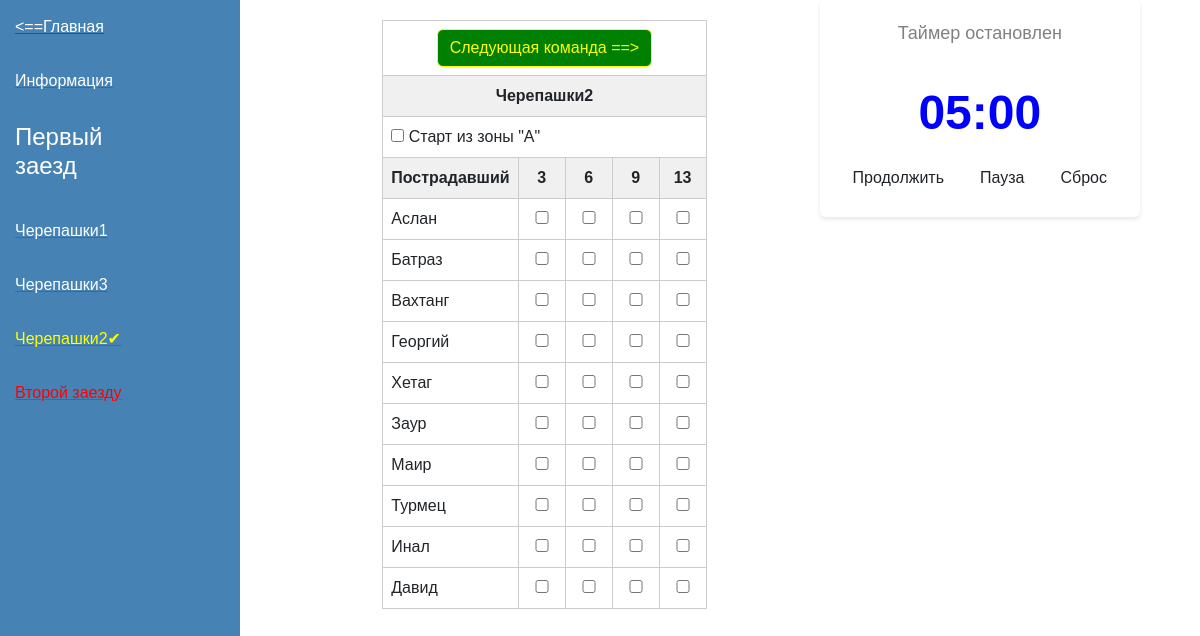
The page /timer/15/pilot/1/30 (signed in) on the database as committed earlier.
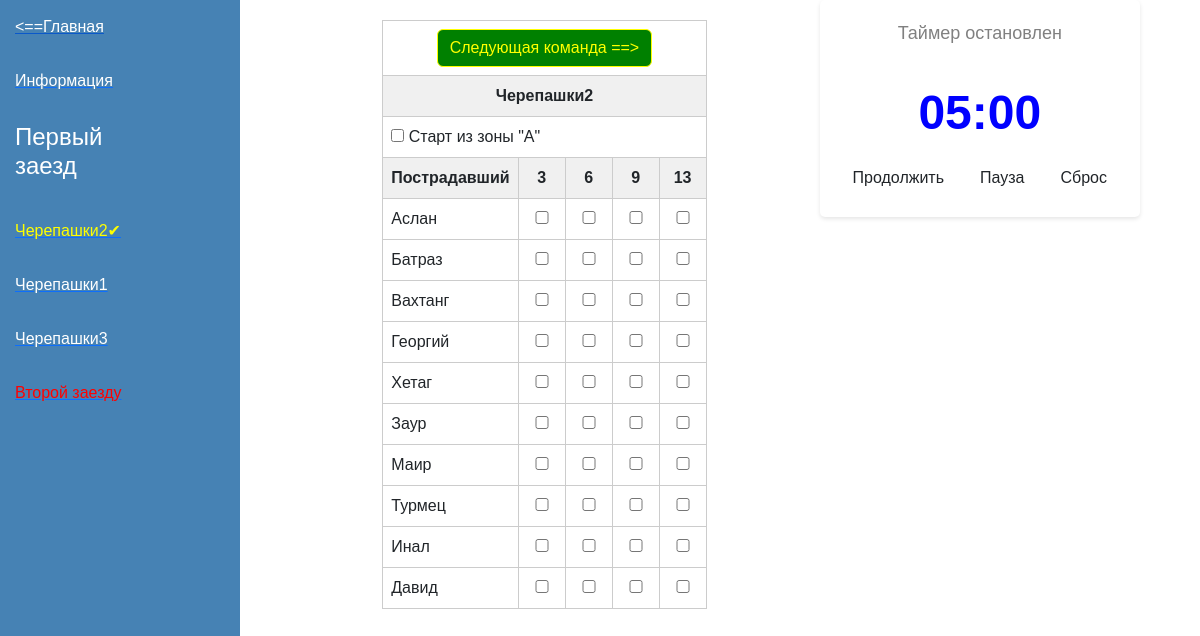
The same page on the database as committed later.
### for_work_with_database/class_db_team.py (models this page shows)
class TeamDB(SqlAlchemyBase):
    __tablename__ = 'teams'
    id = sqlalchemy.Column(sqlalchemy.Integer, primary_key=True, autoincrement=True)
    name_command = sqlalchemy.Column(sqlalchemy.String)
    name_of_organization = sqlalchemy.Column(sqlalchemy.String)
    first_score = sqlalchemy.Column(sqlalchemy.Text)
    second_score = sqlalchemy.Column(sqlalchemy.Text)
    nomination = sqlalchemy.Column(sqlalchemy.Integer)
    competition_id = sqlalchemy.Column(sqlalchemy.Integer)
    manager = sqlalchemy.Column(sqlalchemy.String)
    number_phone_of_manager = sqlalchemy.Column(sqlalchemy.String)
    email_of_manager = sqlalchemy.Column(sqlalchemy.String)
    name_first_member = sqlalchemy.Column(sqlalchemy.String)
    last_name_first_member = sqlalchemy.Column(sqlalchemy.String)
    middle_name_first_member = sqlalchemy.Column(sqlalchemy.String)
    date_birthday_first_member = sqlalchemy.Column(sqlalchemy.String)
    certificate_PFDO_first_member = sqlalchemy.Column(sqlalchemy.String)
    name_second_member = sqlalchemy.Column(sqlalchemy.String)
    middle_name_second_member = sqlalchemy.Column(sqlalchemy.String)
    last_name_second_member = sqlalchemy.Column(sqlalchemy.String)
    date_birthday_second_member = sqlalchemy.Column(sqlalchemy.String)
    certificate_PFDO_second_member = sqlalchemy.Column(sqlalchemy.String)
    final_top = sqlalchemy.Column(sqlalchemy.Integer)
    final_score = sqlalchemy.Column(sqlalchemy.Integer)
    random_queue = sqlalchemy.Column(sqlalchemy.Integer)
    time_of_first_race = sqlalchemy.Column(sqlalchemy.Integer)
    time_of_second_race = sqlalchemy.Column(sqlalchemy.Integer)
    list_logs_score_of_first_race = sqlalchemy.Column(sqlalchemy.Text)
    list_logs_score_of_second_race = sqlalchemy.Column(sqlalchemy.Text)

### main.py (the view, shortened to what this page needs)
@app.route("/timer/<int:competition_id>/<string:nomination>/<int:number_of_launch>/<string:id_team>",
           methods=["GET", "POST"])
@limiter.limit(REQUESTS_TIME)
def timer(competition_id, nomination, number_of_launch, id_team):
    id_team = int(id_team)
    if not current_user.is_authenticated:
        return redirect("/")
    if request.method == "GET":
        if id_team == -1:
            return redirect(f"/information_about_competition/{competition_id}/{nomination}/1")
        sess = db_session.create_session()
        teams = sess.query(TeamDB).filter(TeamDB.competition_id == competition_id).all()
        team = sess.query(TeamDB).filter(TeamDB.id == id_team).first()
        teams.sort(key=lambda x: x.random_queue)
        return render_template("timer.html",
                               affected_persons=const_data_json["list_of_affected"],
                               len=len,
                               team=team,
                               teams=teams,
                               nomination=nomination,
                               numb=0,
                               url_for=url_for,
                               str=str,
                               competition_id=competition_id, number_of_launch=number_of_launch)

### for_work_with_database/db_session.py (called while the page is built)
def create_session() -> Session:
    global __factory
    return __factory()

### main.py (called while the page is built)
@login_manager.user_loader
def load_user(user_id):
    db_sess = db_session.create_session()
    return db_sess.query(User).get(user_id)

### templates/timer.html (shortened to what the changed rows need)
<!DOCTYPE html>
<html lang="en">
<head>
</head>
<head>
    <link href="https://cdn.jsdelivr.net/npm/bootstrap@5.2.0/dist/css/bootstrap.min.css" rel="stylesheet">
    <link rel="stylesheet" href="https://cdn.jsdelivr.net/npm/bootstrap-icons@1.4.0/font/bootstrap-icons.css">
</head>
<body>
    <div class="menu-container">
        {% for current_team in teams %}
            {% if len(current_team.name_command) > 30 %}
                {% if current_team.id == team.id %}
                    <a href="/timer/{{competition_id}}/{{nomination}}/{{number_of_launch}}/{{current_team.id}}">
                        <button class="menu-button"><font color="yellow">{{ current_team.name_command[:30] + "..." + "✔" }}</font></button>
                    </a>
                {% else %}
                    <a href="/timer/{{competition_id}}/{{nomination}}/{{number_of_launch}}/{{current_team.id}}">
                        <button class="menu-button">{{ current_team.name_command[:30] + "..." }}</button>
                    </a>
                {% endif%}
            {% else %}
                {% if current_team.id == team.id %}
                    <a href="/timer/{{competition_id}}/{{nomination}}/{{number_of_launch}}/{{current_team.id}}">
                        <button class="menu-button"><font color="yellow">{{ current_team.name_command + "✔" }}</font></button>
                    </a>
                {% else %}
                    <a href="/timer/{{competition_id}}/{{nomination}}/{{number_of_launch}}/{{current_team.id}}">
                        <button class="menu-button">{{ current_team.name_command }}</button>
                    </a>
                {% endif %}
            {% endif %}
        {% endfor %}
    </div>
    <form method="POST" id="form_for_timer_for_competition">
        <div style="display: flex;">
        <table style="margin-top: 0%; margin-left: 70%; margin-top: 20px" >
            <tr>
                {% if len(team.name_command) > 30 %}
                    <th colspan="5">
                        <div align="center">
                            {{team.name_command[:30] + "..."}}
                        </div>
                    </th>
                {% else %}
                    <th colspan="5">
                        <div align="center">
                            {{team.name_command}}
                        </div>
                    </th>
                {% endif %}
            </tr>
            <tr>
                <th>
                    <div align="center">
                        Пострадавший
                    </div>
                </th>
                <th>
                    <div align="center">3
                    </div>
                </th>
                <th>
                    <div align="center">6
                    </div>
                </th>
                <th>
                    <div align="center">9
                    </div>
                </th>
                <th>
                    <div align="center">13
                    </div>
                </th>
            </tr>
            <tbody>
            {% for index_person in range(len(affected_persons)) %}
            <tr>
                <td>{{affected_persons[index_person]}}</td>
                <td>
                    <input type="checkbox" id="affected_{{index_person}}_for_score_3" form="form_for_timer_for_competition" name="{{index_person}}_3" value="3" style="width: 30px; heigh: 30px">
                </td>
                <td>
                    <input type="checkbox" id="affected_{{index_person}}_for_score_6" form="form_for_timer_for_competition" name="{{index_person}}_6" value="6" style="width: 30px; heigh: 30px">
                </td>
                <td>
                    <input type="checkbox" id="affected_{{index_person}}_for_score_9" form="form_for_timer_for_competition" name="{{index_person}}_9" value="9" style="width: 30px; heigh: 30px">
                </td>
                <td>
                    <input type="checkbox" id="affected_{{index_person}}_for_score_13" form="form_for_timer_for_competition" name="{{index_person}}_13" value="13" style="width: 30px; heigh: 30px;">
                </td>
            </tr>
            {% endfor %}
            </tbody>
        </table>
        </div>
    </form>
</body>
</body>
</html>

Rows that differ between the two databases and show on the page:
changed TeamDB "Черепашки2✔": moves up the list
